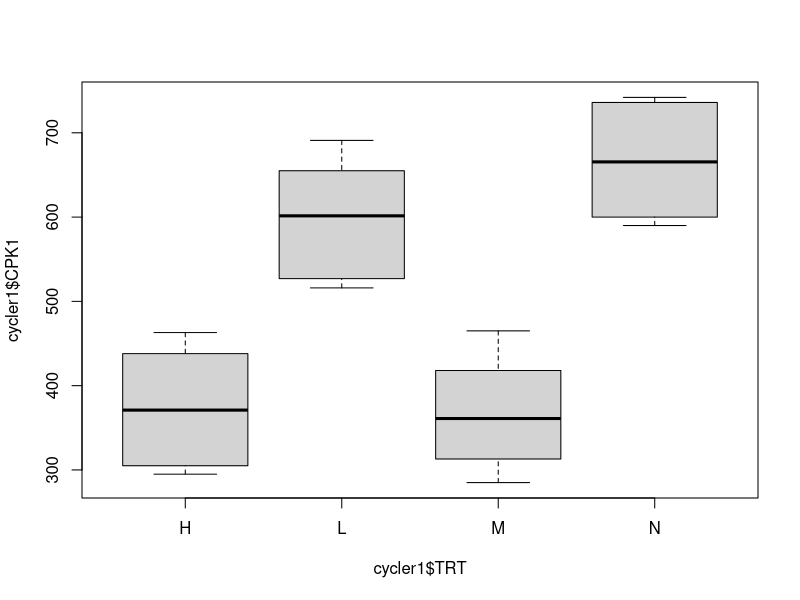
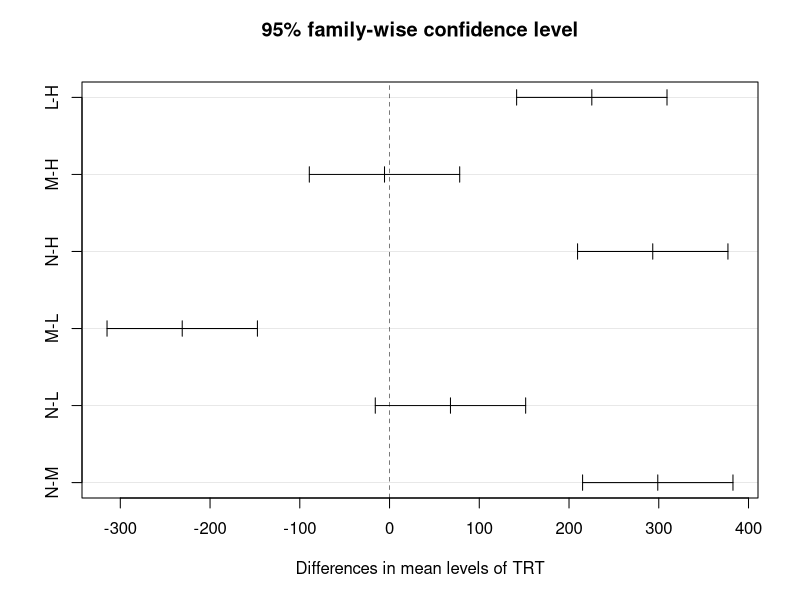
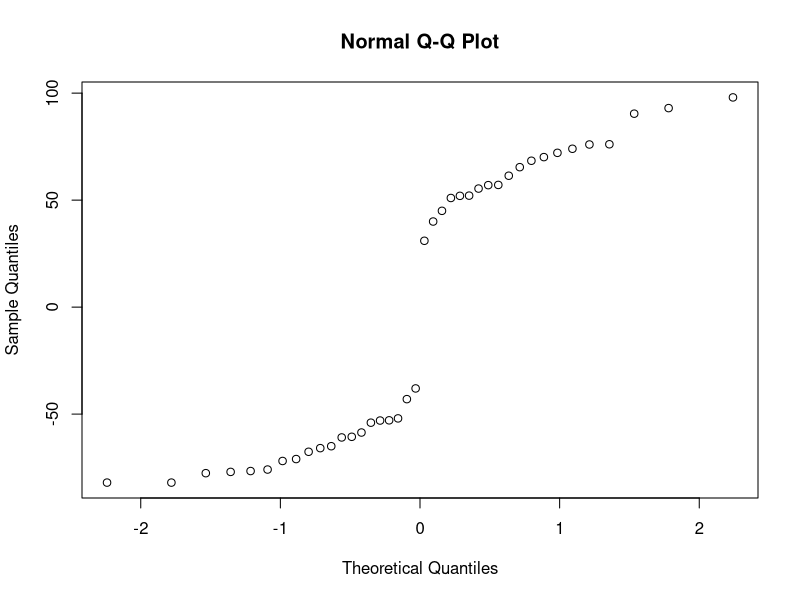
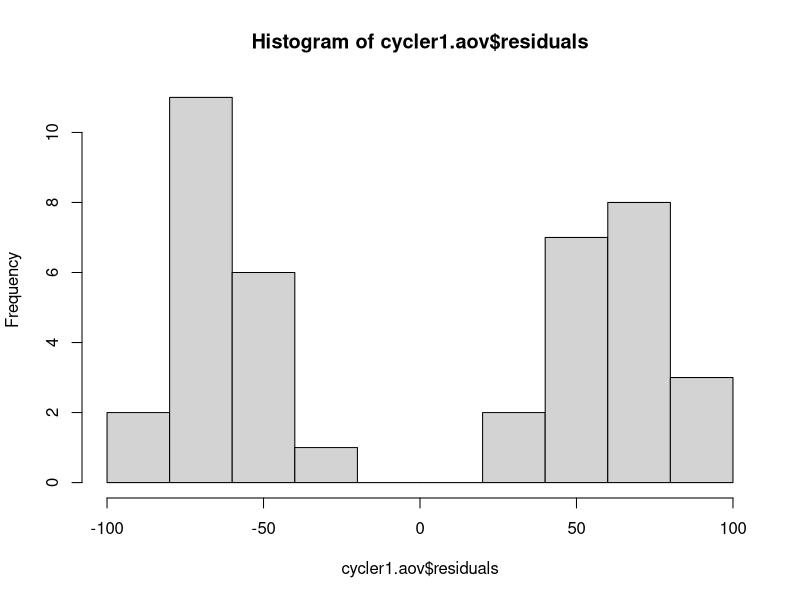

These charts were generated, in order, by the following R code:
######################################################
#
# One-Way ANOVA in R
#
# Dataset: CyclerCPK.csv
######################################################

cycler1 <- read.csv('../DataSets/CyclerCPK.csv', header = TRUE)
head(cycler1)

# Boxplot to visually inspect for differences.
boxplot( cycler1$CPK1 ~ cycler1$TRT)

# ANOVA using the lm function
cycler1.lm <- lm(CPK1 ~ TRT, data = cycler1)
summary(cycler1.lm)
anova(cycler1.lm)

# ANOVA using the aov funciton
cycler1.aov <- aov(CPK1 ~ TRT, data = cycler1)
summary(cycler1.aov)

# Tukeys Honestly Significant Difference procedure
TukeyHSD(cycler1.aov, 'TRT')

# Create the Tukey object
cycler1.tukey <- TukeyHSD(cycler1.aov, 'TRT')
plot(cycler1.tukey)

# Multiple Comparison procedures...
# Fisher Least Significant Difference
pairwise.t.test(cycler1$CPK1, cycler1$TRT, p.adjust.method = 'none')

# Bonferroni correction
pairwise.t.test(cycler1$CPK1, cycler1$TRT,
                p.adjust.method = 'bonferroni')

# Benjamini & Hochberg
pairwise.t.test(cycler1$CPK1, cycler1$TRT, p.adjust.method = 'BH')

# ASSUMPTIONS

# Levene's test for constant variance
install.packages("car")
library(car)
leveneTest(cycler1.aov)

# Normality of the residuals
qqnorm(cycler1.aov$residuals)
shapiro.test(cycler1.aov$residuals)

# Look at histogram
hist(cycler1.aov$residuals)